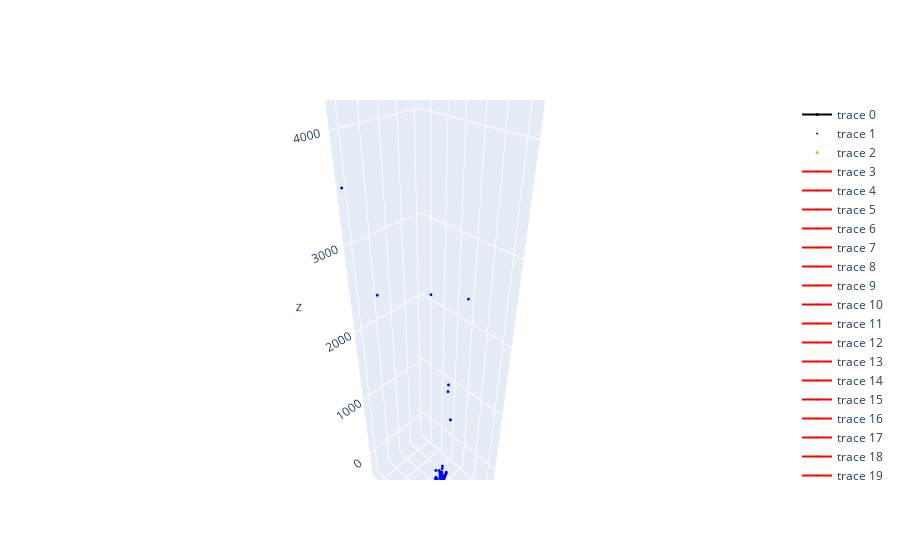

Source (notebook cell):
### Code cell
plot_data(camera_poses, landmarks_3d, marker_points)

### Figure 1 — Plotly figure (JSON) as saved in the notebook; plotly's stock layout.template omitted (floating-point values rounded to 4 significant figures; data arrays with more than 128 entries replaced by an {"elided": "..."} marker saying what was removed)
{"data": [{"line": {"color": "black", "width": 2}, "marker": {"size": 3}, "text": [0, 1, 2, 3, 4, 5, 6, 7, 8, 9, 10, 11, 12, 13, 14, 15, 16, 17, 18, 19, 20, 21, 22, 23, 24, 25, 26], "type": "scatter3d", "x": [0.1418, 0.14, 0.1365, 0.1447, 0.1456, 0.134, 0.1275, 0.1329, 0.1306, 0.1231, 0.1203, 0.09964, 0.1023, 0.142, 0.1745, 0.07009, -0.1202, -0.1293, -0.6618, -0.6618, -0.6618, -0.6618, -0.6618, -0.6618, -0.6618, -0.6618, -0.6618], "y": [0.1983, 0.1694, 0.166, 0.2037, 0.2019, 0.1931, 0.1906, 0.1923, 0.1918, 0.1873, 0.1756, 0.1562, 0.1529, 0.1426, 0.2222, 0.1557, 0.04243, -0.02025, 0.1231, 0.1231, 0.1231, 0.1231, 0.1231, 0.1231, 0.1231, 0.1231, 0.1231], "z": [-1.485, -1.516, -1.489, -1.483, -1.484, -1.451, -1.441, -1.446, -1.448, -1.434, -1.444, -1.396, -1.409, -1.827, -1.923, -2.025, -1.091, -0.8346, -1.303, -1.303, -1.303, -1.303, -1.303, -1.303, -1.303, -1.303, -1.303]}, {"marker": {"color": "blue", "size": 1}, "mode": "markers", "type": "scatter3d", "x": {"elided": "1927 float values"}, "y": {"elided": "1927 float values"}, "z": {"elided": "1927 float values"}}, {"marker": {"color": "orange", "size": 3}, "mode": "markers", "type": "scatter3d", "x": [-0.072, 0.072, 0.072, -0.072], "y": [-0.072, -0.072, 0.072, 0.072], "z": [0, 0, 0, 0]}, {"line": {"color": "red", "width": 2}, "marker": {"size": 1}, "type": "scatter3d", "x": [0.1418, 0.1907], "y": [0.1983, 0.1976], "z": [-1.485, -1.474]}, {"line": {"color": "red", "width": 2}, "marker": {"size": 1}, "type": "scatter3d", "x": [0.14, 0.1889], "y": [0.1694, 0.1695], "z": [-1.516, -1.506]}, {"line": {"color": "red", "width": 2}, "marker": {"size": 1}, "type": "scatter3d", "x": [0.1365, 0.1854], "y": [0.166, 0.1661], "z": [-1.489, -1.479]}, {"line": {"color": "red", "width": 2}, "marker": {"size": 1}, "type": "scatter3d", "x": [0.1447, 0.1936], "y": [0.2037, 0.2031], "z": [-1.483, -1.472]}, {"line": {"color": "red", "width": 2}, "marker": {"size": 1}, "type": "scatter3d", "x": [0.1456, 0.1944], "y": [0.2019, 0.2017], "z": [-1.484, -1.473]}, {"line": {"color": "red", "width": 2}, "marker": {"size": 1}, "type": "scatter3d", "x": [0.134, 0.1827], "y": [0.1931, 0.1928], "z": [-1.451, -1.44]}, {"line": {"color": "red", "width": 2}, "marker": {"size": 1}, "type": "scatter3d", "x": [0.1275, 0.1761], "y": [0.1906, 0.1901], "z": [-1.441, -1.429]}, {"line": {"color": "red", "width": 2}, "marker": {"size": 1}, "type": "scatter3d", "x": [0.1329, 0.1815], "y": [0.1923, 0.192], "z": [-1.446, -1.435]}, {"line": {"color": "red", "width": 2}, "marker": {"size": 1}, "type": "scatter3d", "x": [0.1306, 0.1793], "y": [0.1918, 0.1915], "z": [-1.448, -1.437]}, {"line": {"color": "red", "width": 2}, "marker": {"size": 1}, "type": "scatter3d", "x": [0.1231, 0.1717], "y": [0.1873, 0.187], "z": [-1.434, -1.423]}, {"line": {"color": "red", "width": 2}, "marker": {"size": 1}, "type": "scatter3d", "x": [0.1203, 0.1687], "y": [0.1756, 0.1759], "z": [-1.444, -1.431]}, {"line": {"color": "red", "width": 2}, "marker": {"size": 1}, "type": "scatter3d", "x": [0.09964, 0.1489], "y": [0.1562, 0.1574], "z": [-1.396, -1.387]}, {"line": {"color": "red", "width": 2}, "marker": {"size": 1}, "type": "scatter3d", "x": [0.1023, 0.1519], "y": [0.1529, 0.1547], "z": [-1.409, -1.403]}, {"line": {"color": "red", "width": 2}, "marker": {"size": 1}, "type": "scatter3d", "x": [0.142, 0.1917], "y": [0.1426, 0.1455], "z": [-1.827, -1.823]}, {"line": {"color": "red", "width": 2}, "marker": {"size": 1}, "type": "scatter3d", "x": [0.1745, 0.2245], "y": [0.2222, 0.2242], "z": [-1.923, -1.923]}, {"line": {"color": "red", "width": 2}, "marker": {"size": 1}, "type": "scatter3d", "x": [0.07009, 0.1189], "y": [0.1557, 0.1665], "z": [-2.025, -2.027]}, {"line": {"color": "red", "width": 2}, "marker": {"size": 1}, "type": "scatter3d", "x": [-0.1202, -0.07152], "y": [0.04243, 0.05338], "z": [-1.091, -1.093]}, {"line": {"color": "red", "width": 2}, "marker": {"size": 1}, "type": "scatter3d", "x": [-0.1293, -0.08109], "y": [-0.02025, -0.008844], "z": [-0.8346, -0.8415]}, {"line": {"color": "red", "width": 2}, "marker": {"size": 1}, "type": "scatter3d", "x": [-0.6618, -0.6132], "y": [0.1231, 0.1306], "z": [-1.303, -1.312]}, {"line": {"color": "red", "width": 2}, "marker": {"size": 1}, "type": "scatter3d", "x": [-0.6618, -0.6132], "y": [0.1231, 0.1306], "z": [-1.303, -1.312]}, {"line": {"color": "red", "width": 2}, "marker": {"size": 1}, "type": "scatter3d", "x": [-0.6618, -0.6132], "y": [0.1231, 0.1306], "z": [-1.303, -1.312]}, {"line": {"color": "red", "width": 2}, "marker": {"size": 1}, "type": "scatter3d", "x": [-0.6618, -0.6132], "y": [0.1231, 0.1306], "z": [-1.303, -1.312]}, {"line": {"color": "red", "width": 2}, "marker": {"size": 1}, "type": "scatter3d", "x": [-0.6618, -0.6132], "y": [0.1231, 0.1306], "z": [-1.303, -1.312]}, {"line": {"color": "red", "width": 2}, "marker": {"size": 1}, "type": "scatter3d", "x": [-0.6618, -0.6132], "y": [0.1231, 0.1306], "z": [-1.303, -1.312]}, {"line": {"color": "red", "width": 2}, "marker": {"size": 1}, "type": "scatter3d", "x": [-0.6618, -0.6132], "y": [0.1231, 0.1306], "z": [-1.303, -1.312]}, {"line": {"color": "red", "width": 2}, "marker": {"size": 1}, "type": "scatter3d", "x": [-0.6618, -0.6132], "y": [0.1231, 0.1306], "z": [-1.303, -1.312]}, {"line": {"color": "red", "width": 2}, "marker": {"size": 1}, "type": "scatter3d", "x": [-0.6618, -0.6132], "y": [0.1231, 0.1306], "z": [-1.303, -1.312]}, {"line": {"color": "green", "width": 2}, "marker": {"size": 1}, "type": "scatter3d", "x": [0.1418, 0.1412], "y": [0.1983, 0.248], "z": [-1.485, -1.479]}, {"line": {"color": "green", "width": 2}, "marker": {"size": 1}, "type": "scatter3d", "x": [0.14, 0.1389], "y": [0.1694, 0.2192], "z": [-1.516, -1.512]}, {"line": {"color": "green", "width": 2}, "marker": {"size": 1}, "type": "scatter3d", "x": [0.1365, 0.1354], "y": [0.166, 0.2157], "z": [-1.489, -1.485]}, {"line": {"color": "green", "width": 2}, "marker": {"size": 1}, "type": "scatter3d", "x": [0.1447, 0.1441], "y": [0.2037, 0.2534], "z": [-1.483, -1.477]}, {"line": {"color": "green", "width": 2}, "marker": {"size": 1}, "type": "scatter3d", "x": [0.1456, 0.1444], "y": [0.2019, 0.2515], "z": [-1.484, -1.478]}, {"line": {"color": "green", "width": 2}, "marker": {"size": 1}, "type": "scatter3d", "x": [0.134, 0.1328], "y": [0.1931, 0.2427], "z": [-1.451, -1.445]}, {"line": {"color": "green", "width": 2}, "marker": {"size": 1}, "type": "scatter3d", "x": [0.1275, 0.1263], "y": [0.1906, 0.2401], "z": [-1.441, -1.434]}, {"line": {"color": "green", "width": 2}, "marker": {"size": 1}, "type": "scatter3d", "x": [0.1329, 0.1317], "y": [0.1923, 0.2419], "z": [-1.446, -1.44]}, {"line": {"color": "green", "width": 2}, "marker": {"size": 1}, "type": "scatter3d", "x": [0.1306, 0.1294], "y": [0.1918, 0.2414], "z": [-1.448, -1.442]}, {"line": {"color": "green", "width": 2}, "marker": {"size": 1}, "type": "scatter3d", "x": [0.1231, 0.1219], "y": [0.1873, 0.2369], "z": [-1.434, -1.428]}, {"line": {"color": "green", "width": 2}, "marker": {"size": 1}, "type": "scatter3d", "x": [0.1203, 0.1186], "y": [0.1756, 0.2253], "z": [-1.444, -1.438]}, {"line": {"color": "green", "width": 2}, "marker": {"size": 1}, "type": "scatter3d", "x": [0.09964, 0.0975], "y": [0.1562, 0.2058], "z": [-1.396, -1.39]}, {"line": {"color": "green", "width": 2}, "marker": {"size": 1}, "type": "scatter3d", "x": [0.1023, 0.09976], "y": [0.1529, 0.2025], "z": [-1.409, -1.403]}, {"line": {"color": "green", "width": 2}, "marker": {"size": 1}, "type": "scatter3d", "x": [0.142, 0.1388], "y": [0.1426, 0.1924], "z": [-1.827, -1.825]}, {"line": {"color": "green", "width": 2}, "marker": {"size": 1}, "type": "scatter3d", "x": [0.1745, 0.1726], "y": [0.2222, 0.2721], "z": [-1.923, -1.92]}, {"line": {"color": "green", "width": 2}, "marker": {"size": 1}, "type": "scatter3d", "x": [0.07009, 0.05926], "y": [0.1557, 0.2045], "z": [-2.025, -2.025]}, {"line": {"color": "green", "width": 2}, "marker": {"size": 1}, "type": "scatter3d", "x": [-0.1202, -0.1312], "y": [0.04243, 0.09122], "z": [-1.091, -1.091]}, {"line": {"color": "green", "width": 2}, "marker": {"size": 1}, "type": "scatter3d", "x": [-0.1293, -0.1408], "y": [-0.02025, 0.02841], "z": [-0.8346, -0.8347]}, {"line": {"color": "green", "width": 2}, "marker": {"size": 1}, "type": "scatter3d", "x": [-0.6618, -0.6696], "y": [0.1231, 0.1725], "z": [-1.303, -1.304]}, {"line": {"color": "green", "width": 2}, "marker": {"size": 1}, "type": "scatter3d", "x": [-0.6618, -0.6696], "y": [0.1231, 0.1725], "z": [-1.303, -1.304]}, {"line": {"color": "green", "width": 2}, "marker": {"size": 1}, "type": "scatter3d", "x": [-0.6618, -0.6696], "y": [0.1231, 0.1725], "z": [-1.303, -1.304]}, {"line": {"color": "green", "width": 2}, "marker": {"size": 1}, "type": "scatter3d", "x": [-0.6618, -0.6696], "y": [0.1231, 0.1725], "z": [-1.303, -1.304]}, {"line": {"color": "green", "width": 2}, "marker": {"size": 1}, "type": "scatter3d", "x": [-0.6618, -0.6696], "y": [0.1231, 0.1725], "z": [-1.303, -1.304]}, {"line": {"color": "green", "width": 2}, "marker": {"size": 1}, "type": "scatter3d", "x": [-0.6618, -0.6696], "y": [0.1231, 0.1725], "z": [-1.303, -1.304]}, {"line": {"color": "green", "width": 2}, "marker": {"size": 1}, "type": "scatter3d", "x": [-0.6618, -0.6696], "y": [0.1231, 0.1725], "z": [-1.303, -1.304]}, {"line": {"color": "green", "width": 2}, "marker": {"size": 1}, "type": "scatter3d", "x": [-0.6618, -0.6696], "y": [0.1231, 0.1725], "z": [-1.303, -1.304]}, {"line": {"color": "green", "width": 2}, "marker": {"size": 1}, "type": "scatter3d", "x": [-0.6618, -0.6696], "y": [0.1231, 0.1725], "z": [-1.303, -1.304]}, {"line": {"color": "blue", "width": 2}, "marker": {"size": 1}, "type": "scatter3d", "x": [0.1418, 0.1313], "y": [0.1983, 0.1922], "z": [-1.485, -1.436]}, {"line": {"color": "blue", "width": 2}, "marker": {"size": 1}, "type": "scatter3d", "x": [0.14, 0.1296], "y": [0.1694, 0.1647], "z": [-1.516, -1.468]}, {"line": {"color": "blue", "width": 2}, "marker": {"size": 1}, "type": "scatter3d", "x": [0.1365, 0.1259], "y": [0.166, 0.1612], "z": [-1.489, -1.441]}, {"line": {"color": "blue", "width": 2}, "marker": {"size": 1}, "type": "scatter3d", "x": [0.1447, 0.134], "y": [0.2037, 0.198], "z": [-1.483, -1.435]}, {"line": {"color": "blue", "width": 2}, "marker": {"size": 1}, "type": "scatter3d", "x": [0.1456, 0.1349], "y": [0.2019, 0.1959], "z": [-1.484, -1.435]}, {"line": {"color": "blue", "width": 2}, "marker": {"size": 1}, "type": "scatter3d", "x": [0.134, 0.1226], "y": [0.1931, 0.1865], "z": [-1.451, -1.403]}, {"line": {"color": "blue", "width": 2}, "marker": {"size": 1}, "type": "scatter3d", "x": [0.1275, 0.1158], "y": [0.1906, 0.1837], "z": [-1.441, -1.393]}, {"line": {"color": "blue", "width": 2}, "marker": {"size": 1}, "type": "scatter3d", "x": [0.1329, 0.1214], "y": [0.1923, 0.1859], "z": [-1.446, -1.398]}, {"line": {"color": "blue", "width": 2}, "marker": {"size": 1}, "type": "scatter3d", "x": [0.1306, 0.1193], "y": [0.1918, 0.1853], "z": [-1.448, -1.4]}, {"line": {"color": "blue", "width": 2}, "marker": {"size": 1}, "type": "scatter3d", "x": [0.1231, 0.1114], "y": [0.1873, 0.1809], "z": [-1.434, -1.386]}, {"line": {"color": "blue", "width": 2}, "marker": {"size": 1}, "type": "scatter3d", "x": [0.1203, 0.1078], "y": [0.1756, 0.1701], "z": [-1.444, -1.396]}, {"line": {"color": "blue", "width": 2}, "marker": {"size": 1}, "type": "scatter3d", "x": [0.09964, 0.09157], "y": [0.1562, 0.1506], "z": [-1.396, -1.347]}, {"line": {"color": "blue", "width": 2}, "marker": {"size": 1}, "type": "scatter3d", "x": [0.1023, 0.09648], "y": [0.1529, 0.1463], "z": [-1.409, -1.36]}, {"line": {"color": "blue", "width": 2}, "marker": {"size": 1}, "type": "scatter3d", "x": [0.142, 0.1375], "y": [0.1426, 0.1399], "z": [-1.827, -1.777]}, {"line": {"color": "blue", "width": 2}, "marker": {"size": 1}, "type": "scatter3d", "x": [0.1745, 0.1751], "y": [0.2222, 0.219], "z": [-1.923, -1.873]}, {"line": {"color": "blue", "width": 2}, "marker": {"size": 1}, "type": "scatter3d", "x": [0.07009, 0.07199], "y": [0.1557, 0.1562], "z": [-2.025, -1.975]}, {"line": {"color": "blue", "width": 2}, "marker": {"size": 1}, "type": "scatter3d", "x": [-0.1202, -0.1179], "y": [0.04243, 0.04301], "z": [-1.091, -1.041]}, {"line": {"color": "blue", "width": 2}, "marker": {"size": 1}, "type": "scatter3d", "x": [-0.1293, -0.1226], "y": [-0.02025, -0.01857], "z": [-0.8346, -0.7851]}, {"line": {"color": "blue", "width": 2}, "marker": {"size": 1}, "type": "scatter3d", "x": [-0.6618, -0.6529], "y": [0.1231, 0.1258], "z": [-1.303, -1.254]}, {"line": {"color": "blue", "width": 2}, "marker": {"size": 1}, "type": "scatter3d", "x": [-0.6618, -0.6529], "y": [0.1231, 0.1258], "z": [-1.303, -1.254]}, {"line": {"color": "blue", "width": 2}, "marker": {"size": 1}, "type": "scatter3d", "x": [-0.6618, -0.6529], "y": [0.1231, 0.1258], "z": [-1.303, -1.254]}, {"line": {"color": "blue", "width": 2}, "marker": {"size": 1}, "type": "scatter3d", "x": [-0.6618, -0.6529], "y": [0.1231, 0.1258], "z": [-1.303, -1.254]}, {"line": {"color": "blue", "width": 2}, "marker": {"size": 1}, "type": "scatter3d", "x": [-0.6618, -0.6529], "y": [0.1231, 0.1258], "z": [-1.303, -1.254]}, {"line": {"color": "blue", "width": 2}, "marker": {"size": 1}, "type": "scatter3d", "x": [-0.6618, -0.6529], "y": [0.1231, 0.1258], "z": [-1.303, -1.254]}, {"line": {"color": "blue", "width": 2}, "marker": {"size": 1}, "type": "scatter3d", "x": [-0.6618, -0.6529], "y": [0.1231, 0.1258], "z": [-1.303, -1.254]}, {"line": {"color": "blue", "width": 2}, "marker": {"size": 1}, "type": "scatter3d", "x": [-0.6618, -0.6529], "y": [0.1231, 0.1258], "z": [-1.303, -1.254]}, {"line": {"color": "blue", "width": 2}, "marker": {"size": 1}, "type": "scatter3d", "x": [-0.6618, -0.6529], "y": [0.1231, 0.1258], "z": [-1.303, -1.254]}], "layout": {"scene": {"aspectmode": "data"}}}
